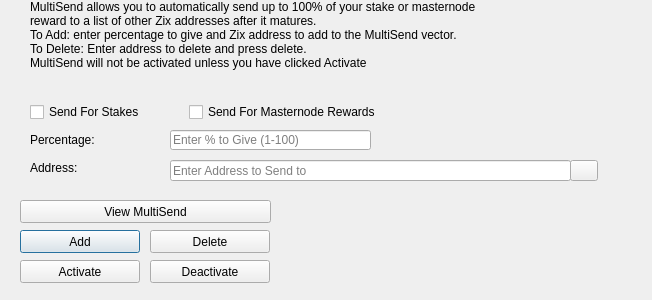
<?xml version="1.0" encoding="UTF-8"?>
<ui version="4.0">
 <class>MultiSendDialog</class>
 <widget class="QDialog" name="MultiSendDialog">
  <property name="windowModality">
   <enum>Qt::NonModal</enum>
  </property>
  <property name="geometry">
   <rect>
    <x>0</x>
    <y>0</y>
    <width>652</width>
    <height>300</height>
   </rect>
  </property>
  <property name="windowTitle">
   <string>MultiSend</string>
  </property>
  <widget class="QLineEdit" name="multiSendPercentEdit">
   <property name="geometry">
    <rect>
     <x>170</x>
     <y>130</y>
     <width>201</width>
     <height>20</height>
    </rect>
   </property>
   <property name="toolTip">
    <string>Enter whole numbers 1 - 100</string>
   </property>
   <property name="placeholderText">
    <string>Enter % to Give (1-100)</string>
   </property>
  </widget>
  <widget class="QLineEdit" name="multiSendAddressEdit">
   <property name="geometry">
    <rect>
     <x>170</x>
     <y>160</y>
     <width>401</width>
     <height>21</height>
    </rect>
   </property>
   <property name="toolTip">
    <string/>
   </property>
   <property name="placeholderText">
    <string>Enter Address to Send to</string>
   </property>
  </widget>
  <widget class="QLabel" name="label_2">
   <property name="geometry">
    <rect>
     <x>30</x>
     <y>0</y>
     <width>451</width>
     <height>121</height>
    </rect>
   </property>
   <property name="lineWidth">
    <number>1</number>
   </property>
   <property name="text">
    <string>MultiSend allows you to automatically send up to 100% of your stake or masternode reward to a list of other Zix addresses after it matures.
To Add: enter percentage to give and Zix address to add to the MultiSend vector.
To Delete: Enter address to delete and press delete.
MultiSend will not be activated unless you have clicked Activate</string>
   </property>
   <property name="alignment">
    <set>Qt::AlignLeading|Qt::AlignLeft|Qt::AlignTop</set>
   </property>
   <property name="wordWrap">
    <bool>true</bool>
   </property>
  </widget>
  <widget class="QLabel" name="message">
   <property name="geometry">
    <rect>
     <x>290</x>
     <y>200</y>
     <width>351</width>
     <height>91</height>
    </rect>
   </property>
   <property name="text">
    <string/>
   </property>
  </widget>
  <widget class="QPushButton" name="addButton">
   <property name="geometry">
    <rect>
     <x>20</x>
     <y>230</y>
     <width>120</width>
     <height>23</height>
    </rect>
   </property>
   <property name="toolTip">
    <string/>
   </property>
   <property name="statusTip">
    <string>Add to MultiSend Vector</string>
   </property>
   <property name="text">
    <string>Add</string>
   </property>
  </widget>
  <widget class="QPushButton" name="disableButton">
   <property name="geometry">
    <rect>
     <x>150</x>
     <y>260</y>
     <width>120</width>
     <height>23</height>
    </rect>
   </property>
   <property name="statusTip">
    <string>Deactivate MultiSend</string>
   </property>
   <property name="text">
    <string>Deactivate</string>
   </property>
  </widget>
  <widget class="QPushButton" name="addressBookButton">
   <property name="geometry">
    <rect>
     <x>570</x>
     <y>160</y>
     <width>28</width>
     <height>21</height>
    </rect>
   </property>
   <property name="toolTip">
    <string>Choose an address from the address book</string>
   </property>
   <property name="text">
    <string/>
   </property>
   <property name="icon">
    <iconset resource="../zix.qrc">
     <normaloff>:/icons/address-book</normaloff>:/icons/address-book</iconset>
   </property>
   <property name="shortcut">
    <string>Alt+A</string>
   </property>
   <property name="autoDefault">
    <bool>false</bool>
   </property>
  </widget>
  <widget class="QLabel" name="label">
   <property name="geometry">
    <rect>
     <x>30</x>
     <y>130</y>
     <width>121</width>
     <height>20</height>
    </rect>
   </property>
   <property name="toolTip">
    <string>Percentage of stake to send</string>
   </property>
   <property name="text">
    <string>Percentage:</string>
   </property>
  </widget>
  <widget class="QLabel" name="label_5">
   <property name="geometry">
    <rect>
     <x>30</x>
     <y>160</y>
     <width>111</width>
     <height>16</height>
    </rect>
   </property>
   <property name="toolTip">
    <string>Address to send portion of stake to</string>
   </property>
   <property name="text">
    <string>Address:</string>
   </property>
  </widget>
  <widget class="QPushButton" name="deleteButton">
   <property name="geometry">
    <rect>
     <x>150</x>
     <y>230</y>
     <width>120</width>
     <height>23</height>
    </rect>
   </property>
   <property name="toolTip">
    <string/>
   </property>
   <property name="statusTip">
    <string>Delete Address From MultiSend Vector</string>
   </property>
   <property name="text">
    <string>Delete</string>
   </property>
  </widget>
  <widget class="QPushButton" name="activateButton">
   <property name="geometry">
    <rect>
     <x>20</x>
     <y>260</y>
     <width>120</width>
     <height>23</height>
    </rect>
   </property>
   <property name="statusTip">
    <string>Activate MultiSend</string>
   </property>
   <property name="text">
    <string>Activate</string>
   </property>
  </widget>
  <widget class="QPushButton" name="viewButton">
   <property name="geometry">
    <rect>
     <x>20</x>
     <y>200</y>
     <width>251</width>
     <height>23</height>
    </rect>
   </property>
   <property name="toolTip">
    <string/>
   </property>
   <property name="statusTip">
    <string>View MultiSend Vector</string>
   </property>
   <property name="text">
    <string>View MultiSend</string>
   </property>
  </widget>
  <widget class="QWidget" name="horizontalLayoutWidget">
   <property name="geometry">
    <rect>
     <x>30</x>
     <y>100</y>
     <width>351</width>
     <height>24</height>
    </rect>
   </property>
   <layout class="QHBoxLayout" name="horizontalLayout">
    <item>
     <widget class="QCheckBox" name="multiSendStakeCheckBox">
      <property name="text">
       <string>Send For Stakes</string>
      </property>
     </widget>
    </item>
    <item>
     <widget class="QCheckBox" name="multiSendMasternodeCheckBox">
      <property name="text">
       <string>Send For Masternode Rewards</string>
      </property>
     </widget>
    </item>
   </layout>
  </widget>
 </widget>
 <resources>
  <include location="../zix.qrc"/>
 </resources>
 <connections/>
</ui>
